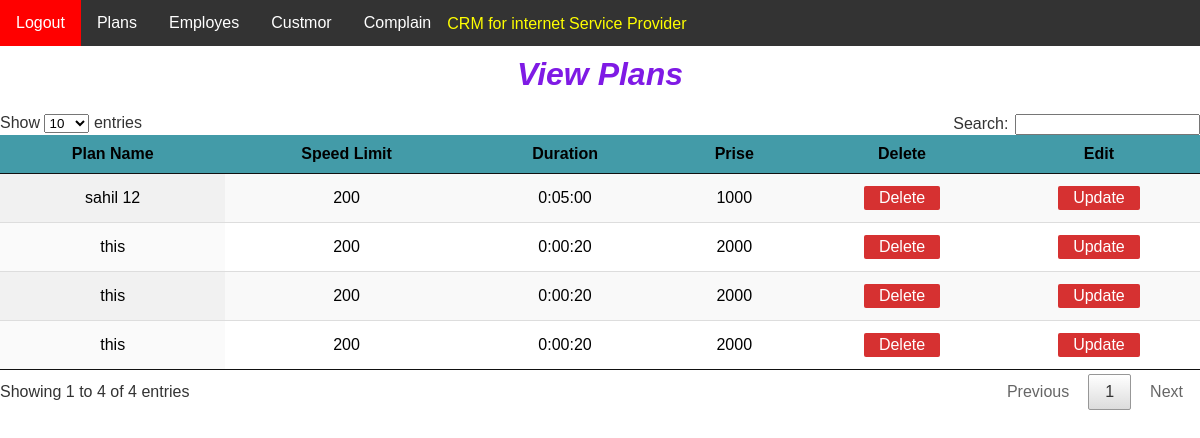
Screenshot of /auth/plans/ (signed in) with the database file from the repository.
### desh/models.py (models this page shows, shortened)
class Plans(models.Model):
	plan_name=models.CharField(max_length=100)
	speed_limit=models.CharField(max_length=50)
	duration=models.DurationField()
	prise=models.CharField(max_length=10)

### desh/views.py (the view)
# urls.py: path('plans/',PlanData.as_view(),name='plans'),
class PlanData(LoginRequiredMixin,ListView):
	model=Plans
	template_name='plans.html'
	context_object_name = 'object'

### template/plans.html (shortened to what this page needs)
{% extends 'base.html' %}
{% load staticfiles %}
{% block content %}
<h1>View Plans</h1>
<table id="myTable" style="{width: 600px; margin-top: 300px;}" class="display">
    <thead>
    <tr>
    <th>Plan Name</th>
    <th>Speed Limit</th>
    <th>Duration</th>
    <th>Prise</th>
    <th>Delete</th>
    <th>Edit</th>
    </tr>
    </thead>
    <tbody>
         {% for x in object %}
  <tr class="tablecenter">
    <td style="{text-align: center;}">{{x.plan_name}}</td>
    <td style="{text-align: center;}">{{x.speed_limit}}</td>
    <td style="{text-align: center;}">{{x.duration}}</td>
    <td style="{text-align: center;}">{{x.prise}}</td>
    <td><a class='a1' href="{% url 'plandelete' x.id %}">Delete </a></td>
    <td><a class='a1' href="{% url 'planupdate' x.id %}">Update </a></td>
  </tr>
  {% endfor %}
</tbody>
</table>
    <link rel="stylesheet" type="text/css" href="{% static 'my.css' %}">
{% endblock %}

### static/my.css (style rules this page uses)
.a1:link { background-color: #d63131; border: none; color: white; text-align: center; text-decoration: none; display: inline-block; font-size: 16px; margin: 4px 2px; cursor: pointer; padding: 3px 15px; border-radius: 2px; }
.tablecenter { text-align: center; }
h1 { margin-top: 10px; color: RGB(127, 26, 229); font-style: italic; text-align: center; }
table.dataTable { margin-top: 200px; width: 100%; clear: both; border-collapse: separate; border-spacing: 0 }
table.dataTable thead th, table.dataTable tfoot th { font-weight: bold }
table.dataTable thead { background-color: #439ba8; }
table.dataTable thead th, table.dataTable thead td { padding: 10px 18px; border-bottom: 1px solid #111 }
table.dataTable thead .sorting, table.dataTable thead .sorting_asc, table.dataTable thead .sorting_desc, table.dataTable thead .sorting_asc_disabled, table.dataTable thead .sorting_desc_disabled { cursor: pointer; *cursor: hand; background-repeat: no-repeat; background-position: center right }
table.dataTable thead .sorting { background-image: url("../images/sort_both.png") }
table.dataTable thead .sorting_asc { background-image: url("../images/sort_asc.png") }
table.dataTable tbody tr { background-color: #ffffff }
table.dataTable tbody th, table.dataTable tbody td { padding: 8px 10px }
table.dataTable.row-border tbody th, table.dataTable.row-border tbody td, table.dataTable.display tbody th, table.dataTable.display tbody td { border-top: 1px solid #ddd }
table.dataTable.row-border tbody tr:first-child th, table.dataTable.row-border tbody tr:first-child td, table.dataTable.display tbody tr:first-child th, table.dataTable.display tbody tr:first-child td { border-top: none }
table.dataTable.stripe tbody tr.odd, table.dataTable.display tbody tr.odd { background-color: #f9f9f9 }
table.dataTable.order-column tbody tr>.sorting_1, table.dataTable.order-column tbody tr>.sorting_2, table.dataTable.order-column tbody tr>.sorting_3, table.dataTable.display tbody tr>.sorting_1, table.dataTable.display tbody tr>.sorting_2, table.dataTable.display tbody tr>.sorting_3 { background-color: #fafafa }
table.dataTable.display tbody tr.odd>.sorting_1, table.dataTable.order-column.stripe tbody tr.odd>.sorting_1 { background-color: #f1f1f1 }
table.dataTable.display tbody tr.even>.sorting_1, table.dataTable.order-column.stripe tbody tr.even>.sorting_1 { background-color: #fafafa }
table.dataTable.no-footer { border-bottom: 1px solid #111 }
table.dataTable, table.dataTable th, table.dataTable td { box-sizing: content-box }

### template/base.html (style rules this page uses)
body { font-family: Arial, Helvetica, sans-serif; padding: 0px; margin: 0px; }

### rows the page displays
Plans: plan_name "this", speed_limit "200", duration "0:00:20", prise "2000"
Plans: plan_name "this", speed_limit "200", duration "0:00:20", prise "2000"
Plans: plan_name "this", speed_limit "200", duration "0:00:20", prise "2000"
Plans: plan_name "sahil 12", speed_limit "200", duration "0:05:00", prise "1000"
